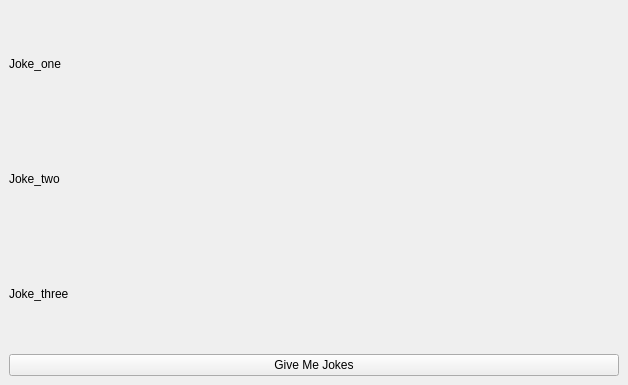
<?xml version="1.0" encoding="UTF-8"?>
<ui version="4.0">
 <class>Form</class>
 <widget class="QWidget" name="Form">
  <property name="geometry">
   <rect>
    <x>0</x>
    <y>0</y>
    <width>628</width>
    <height>385</height>
   </rect>
  </property>
  <property name="windowTitle">
   <string>Form</string>
  </property>
  <layout class="QGridLayout" name="gridLayout">
   <property name="leftMargin">
    <number>0</number>
   </property>
   <property name="topMargin">
    <number>0</number>
   </property>
   <property name="rightMargin">
    <number>0</number>
   </property>
   <property name="bottomMargin">
    <number>0</number>
   </property>
   <item row="0" column="0">
    <widget class="QWidget" name="container_widget" native="true">
     <layout class="QGridLayout" name="gridLayout_2">
      <item row="0" column="0">
       <layout class="QVBoxLayout" name="verticalLayout">
        <item>
         <widget class="QLabel" name="joke_1">
          <property name="text">
           <string>Joke_one</string>
          </property>
         </widget>
        </item>
        <item>
         <widget class="QLabel" name="joke_2">
          <property name="text">
           <string>Joke_two</string>
          </property>
         </widget>
        </item>
        <item>
         <widget class="QLabel" name="joke_3">
          <property name="text">
           <string>Joke_three</string>
          </property>
         </widget>
        </item>
        <item>
         <widget class="QPushButton" name="get_jokes_button">
          <property name="text">
           <string>Give Me Jokes</string>
          </property>
         </widget>
        </item>
       </layout>
      </item>
     </layout>
    </widget>
   </item>
  </layout>
 </widget>
 <resources/>
 <connections/>
</ui>
